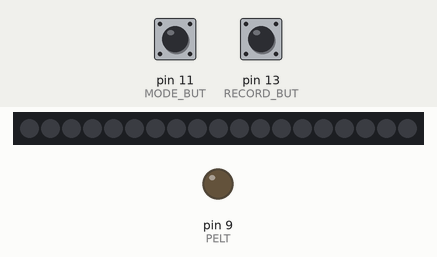
This sketch was run on a simulated Arduino Uno, built with avr-gcc and run on an emulated ATmega328P. Shown: 19 RGB LEDs in strip order, left to right, output pins drawn as LEDs (lit = HIGH). The inputs (shaded band) are chosen by the test bench; at power-on: pin 11 (MODE_BUT) LOW, pin 13 (RECORD_BUT) LOW.

Above: at 1.2 s.
1.3 s: pin 11 (MODE_BUT) pulled HIGH for 1 s
3.8 s: pin 13 (RECORD_BUT) pulled HIGH for 0.25 s
At 3.96 s:
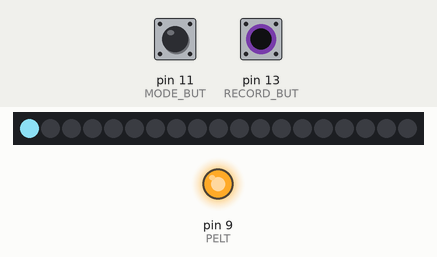
At 4.57 s:
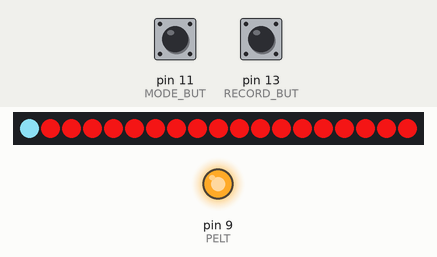
Timing chart, 0 to 11.3 s (numbered marks = the images above; inputs shaded):
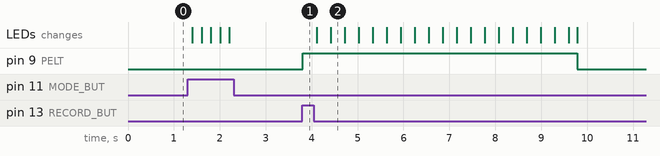

Measured:
- after the input at 3.8 s, pin 9 (PELT): LOW → HIGH at once, → LOW 6.0 s later

The sketch:

demo_sketch.ino
```cpp
#include <Adafruit_NeoPixel.h>
#ifdef __AVR__
  #include <avr/power.h>
#endif

#define RECORD_BUT 13
#define MODE_BUT 11
#define NP_PIN 6
#define PELT 9

#define NUM_NEOPIXELS 19
// include one (0th) for mode.

// Parameter 1 = number of pixels in strip
// Parameter 2 = Arduino pin number (most are valid)
// Parameter 3 = pixel type flags, add together as needed:
//   NEO_KHZ800  800 KHz bitstream (most NeoPixel products w/WS2812 LEDs)
//   NEO_KHZ400  400 KHz (classic 'v1' (not v2) FLORA pixels, WS2811 drivers)
//   NEO_GRB     Pixels are wired for GRB bitstream (most NeoPixel products)
//   NEO_RGB     Pixels are wired for RGB bitstream (v1 FLORA pixels, not v2)
//   NEO_RGBW    Pixels are wired for RGBW bitstream (NeoPixel RGBW products)
Adafruit_NeoPixel strip = Adafruit_NeoPixel(NUM_NEOPIXELS, NP_PIN, NEO_GRB + NEO_KHZ800);

const int red[3] = {225, 20, 20};
const int blue[3] = {127, 203, 223};

int recordState = 0;         // variable for reading the pushbutton status
int modeState = 0;           // variable for reading the pushbutton status
bool playback = false;       // start on recording mode.

void setup() {
  pinMode(RECORD_BUT, INPUT);
  pinMode(MODE_BUT, INPUT);
  pinMode(PELT, OUTPUT);

  strip.begin();
  strip.show(); // Initialize all pixels to 'off'
}

void loop() {
  recordState = digitalRead(RECORD_BUT);
  modeState = digitalRead(MODE_BUT);

  if (modeState == HIGH) {
    Serial.println("Mode button pressed");
    playback = !playback;
    Serial.println("Playback is now ");
    Serial.println(playback);
    if (playback){
      strip.setPixelColor(0, strip.Color(blue[0], blue[1], blue[2]));
    } else {
      strip.setPixelColor(0, strip.Color(0, 0, 0));
    }
    strip.show();
  }


  if (recordState == HIGH) {
    Serial.println("Record button pressed");
    // get GPS location from phone
    // store GPS on SD card

    if (playback){
      Serial.println("I should be cooling down now");
        coolDown();
        fadeInOut(5);
        peltOff();
    }
  }
  delay(200);
}

//Fade red in & out n times.
void fadeInOut(uint8_t n) {
  for(int i = 0; i < n; i++) {
    for(double ratio = 0; ratio < 1; ratio += 0.02) {
      for(uint16_t i=1; i<strip.numPixels(); i++) {
        strip.setPixelColor(i, strip.Color(red[0] * ratio, red[1] * ratio, red[2] * ratio));
      }
      strip.show();
      delay(10);
    }
    for(double ratio = 1; ratio > 0; ratio -= 0.02) {
      for(uint16_t i=1; i<strip.numPixels(); i++) {
        strip.setPixelColor(i, strip.Color(red[0] * ratio, red[1] * ratio, red[2] * ratio));
      }
      strip.show();
      delay(10);
    }
  }
}

void coolDown() {
  analogWrite(PELT, 255);
}

void peltOff() {
  analogWrite(PELT, 0);
}
```
